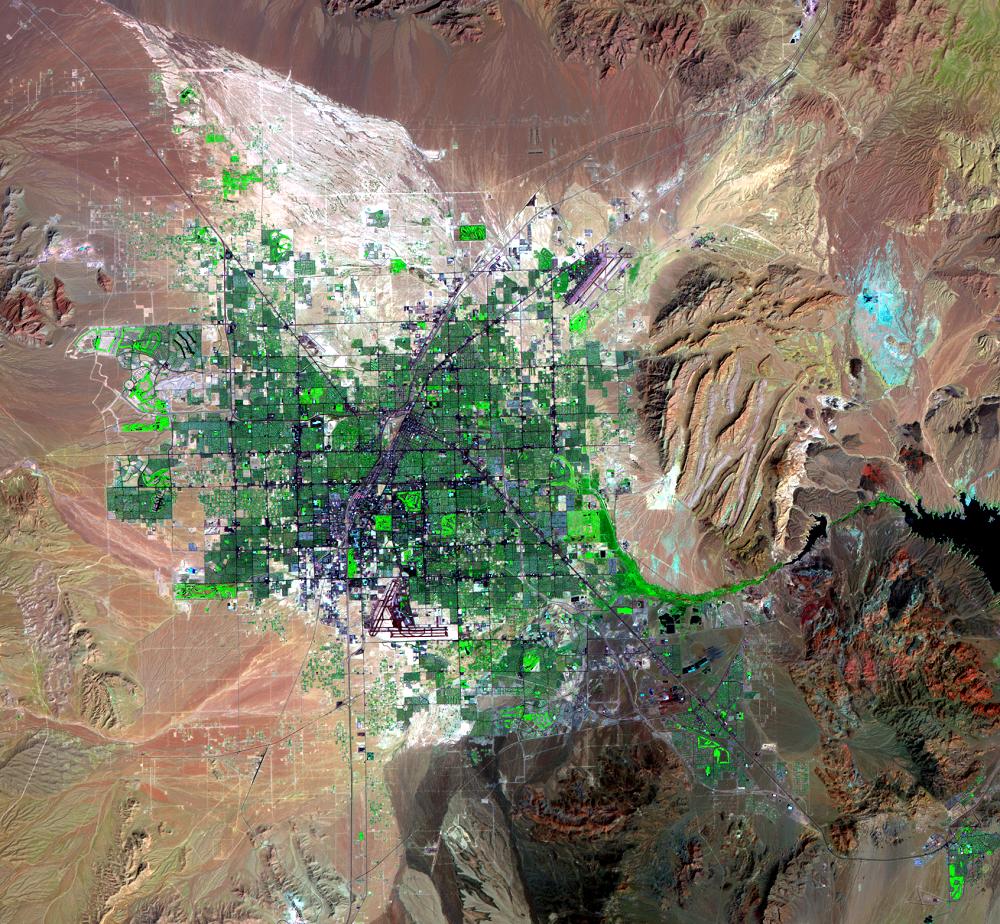
#> input picture Imagen las vegas/9-10-1992.png, 1000 x 924 px
$ python lasvegas.py
#> lines starting #> are read from the running program, lines starting #| are printed output that depends on the picture
# -*- coding: utf-8 -*-
"""
Created on Tue Aug 23 07:45:11 2022

@author: luisn
"""
import numpy as np
import matplotlib.pyplot as plt
import matplotlib.image as mli

image_name = '9-10-1992.png'
myimage =mli.imread(image_name)
#> myimage is the input picture: shape (924, 1000, 4) float32; mean R, G, B, A 0.508, 0.48, 0.415, 1

image_name2 = '8-11-2010.png'
myimage2 = mli.imread(image_name2)
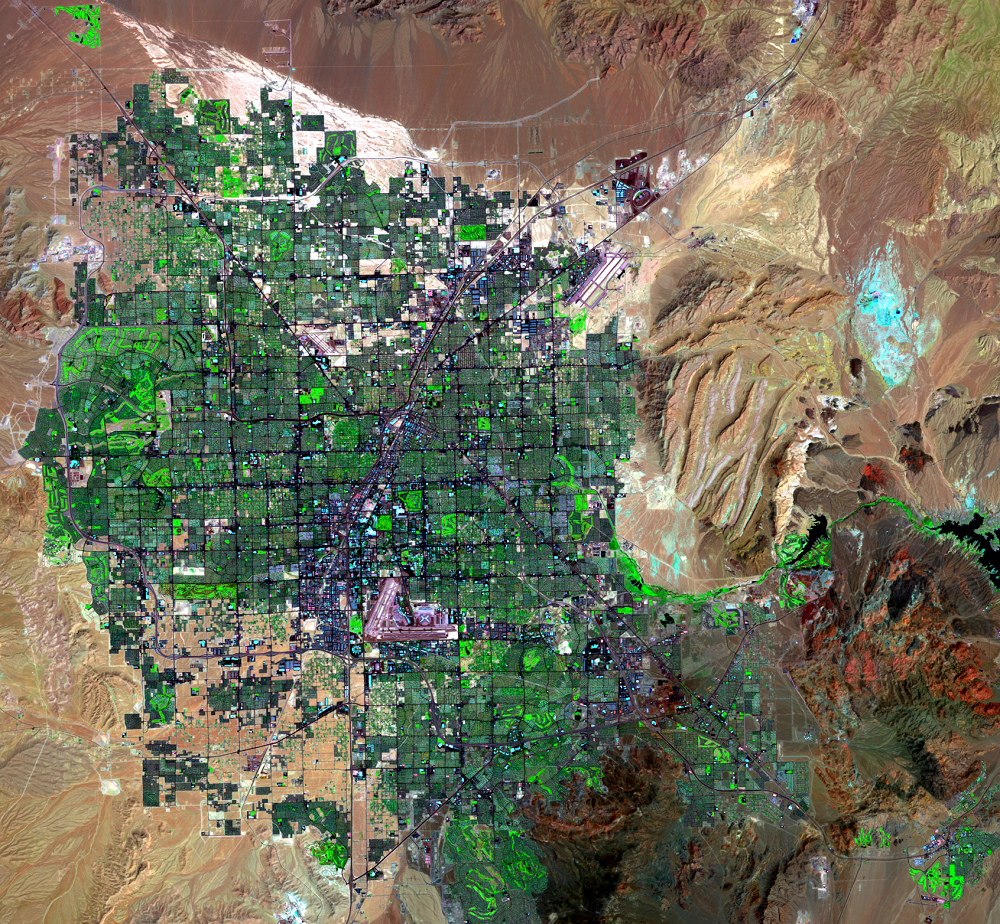
#> input picture Imagen las vegas/8-11-2010.png, 1000 x 924 px
#> myimage2 is the input picture: shape (924, 1000, 4) float32; mean R, G, B, A 0.444, 0.439, 0.36, 1
#La variable es 924x1000 pixeles con 4 colores por eso (924,1000,4)
plt.figure()
plt.subplot(1, 2, 1) #agrega una tabla
plt.imshow(myimage)
plt.title('Las Vegas 1992')
plt.subplot(1, 2, 2) #agrega otra tabla #el ultimo dos significa en la parte derecha por asi decirlo

plt.imshow(myimage2)
plt.title('Las Vegas 2010')

#Trabajando con datos de 1992
mydata=np.array(myimage[:,:,:3])
mydata_gray =np.mean(mydata,axis=2)
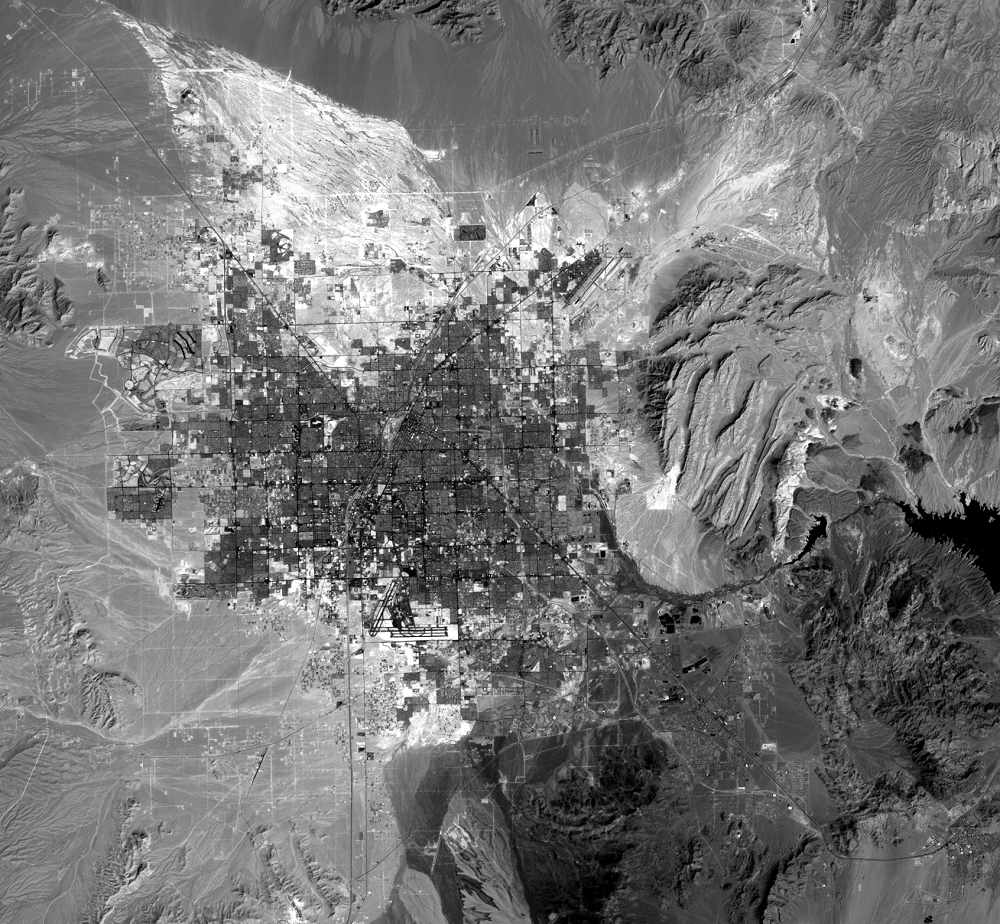
#> mydata_gray: shape (924, 1000) float32; min 0, max 1, mean 0.467
mydata_gray2=0.216*mydata[:,:,0]+0.7152*mydata[:,:,1]+0.0722*mydata[:,:,2]
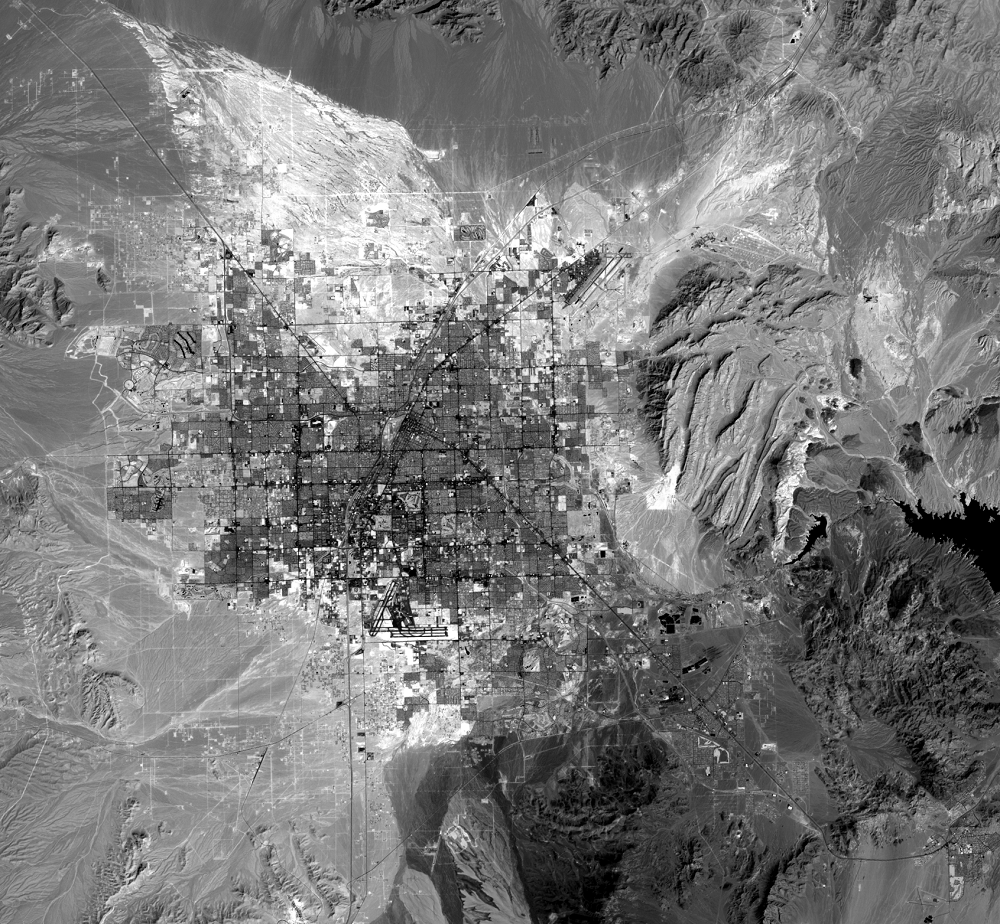
#> mydata_gray2: shape (924, 1000) float32; min 0, max 1, mean 0.483; drawn with min black and max white

cmap_gray = plt.get_cmap('Greys_r',lut=20)
cmap_red = plt.get_cmap('Reds_r',lut=20)
cmap_green = plt.get_cmap('Greens_r',lut=20)
cmap_blue = plt.get_cmap('Blues_r',lut=20)

plt.figure()
plt.subplot(2,3,1)
plt.imshow(myimage)
plt.subplot(2,3,2)
plt.imshow(mydata_gray,cmap=cmap_gray)
plt.subplot(2,3,3)
plt.imshow(mydata_gray2,cmap=cmap_gray)
plt.subplot(2,3,4)
plt.imshow(mydata[:,:,0],cmap=cmap_red)
plt.subplot(2,3,5)
plt.imshow(mydata[:,:,1],cmap=cmap_green)
plt.subplot(2,3,6)
plt.imshow(mydata[:,:,0],cmap=cmap_blue)

valores_gray = np.ndarray.flatten(mydata_gray)
valores_gray2 = np.ndarray.flatten(mydata_gray2)
valores_reds = np.ndarray.flatten(mydata[:,:,0])

plt.figure()
plt.hist(valores_gray2,bins=100)
plt.title('Histograma del color gris')

plt.figure()
plt.hist(valores_reds,bins=50)
plt.title('Histograma del color rojo')
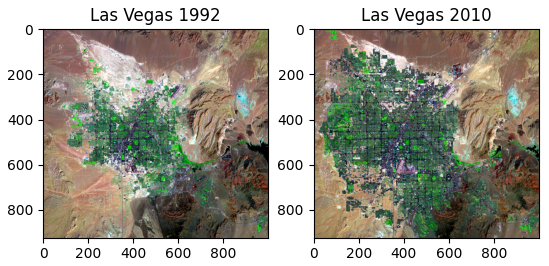
#> figure drawn by matplotlib, 2 panels
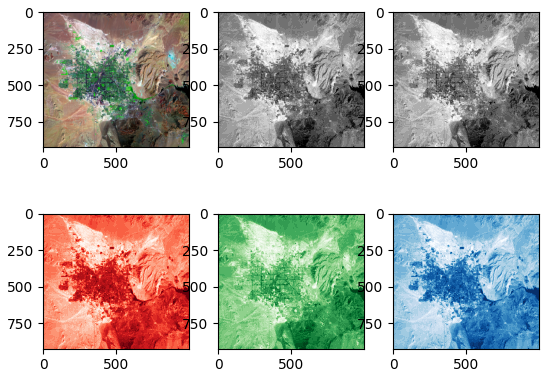
#> figure drawn by matplotlib, 6 panels
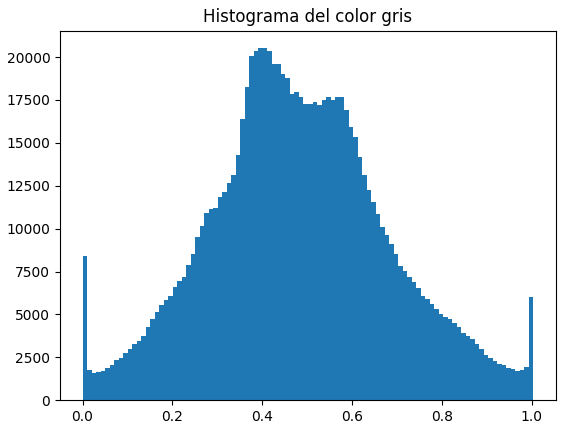
#> figure drawn by matplotlib, 1 panel; tallest bar 20519 high, from x = 0.401 to 0.411
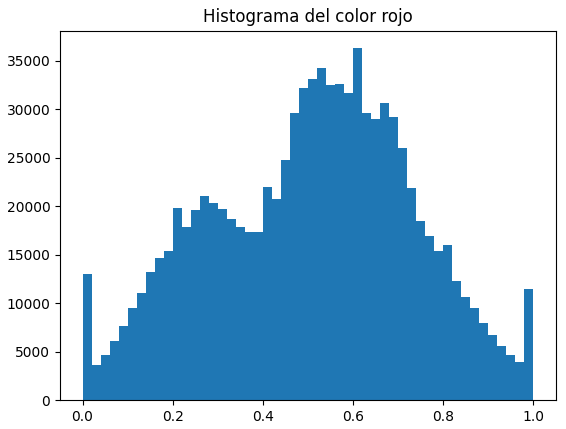
#> figure drawn by matplotlib, 1 panel; tallest bar 36276 high, from x = 0.6 to 0.62
